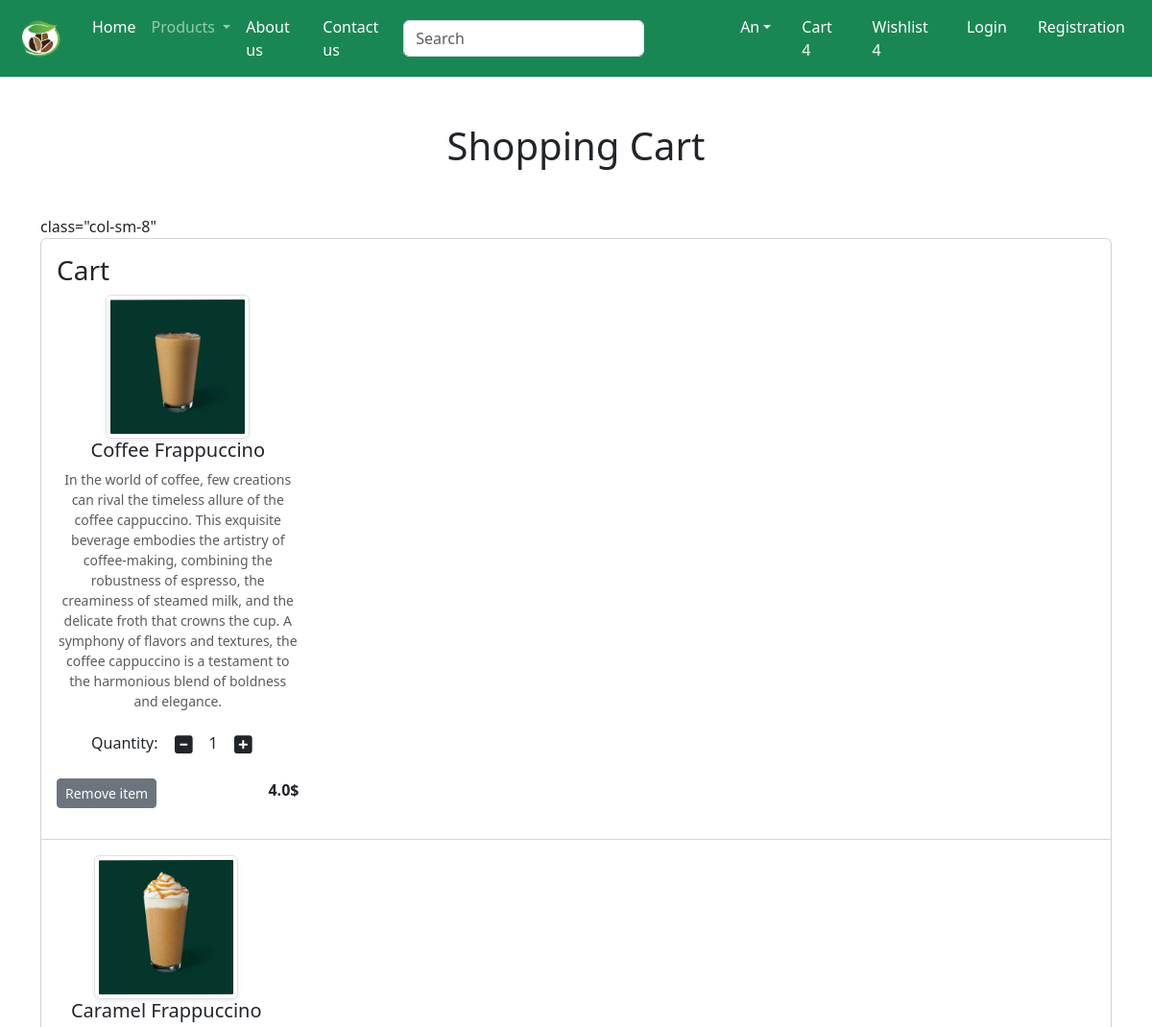
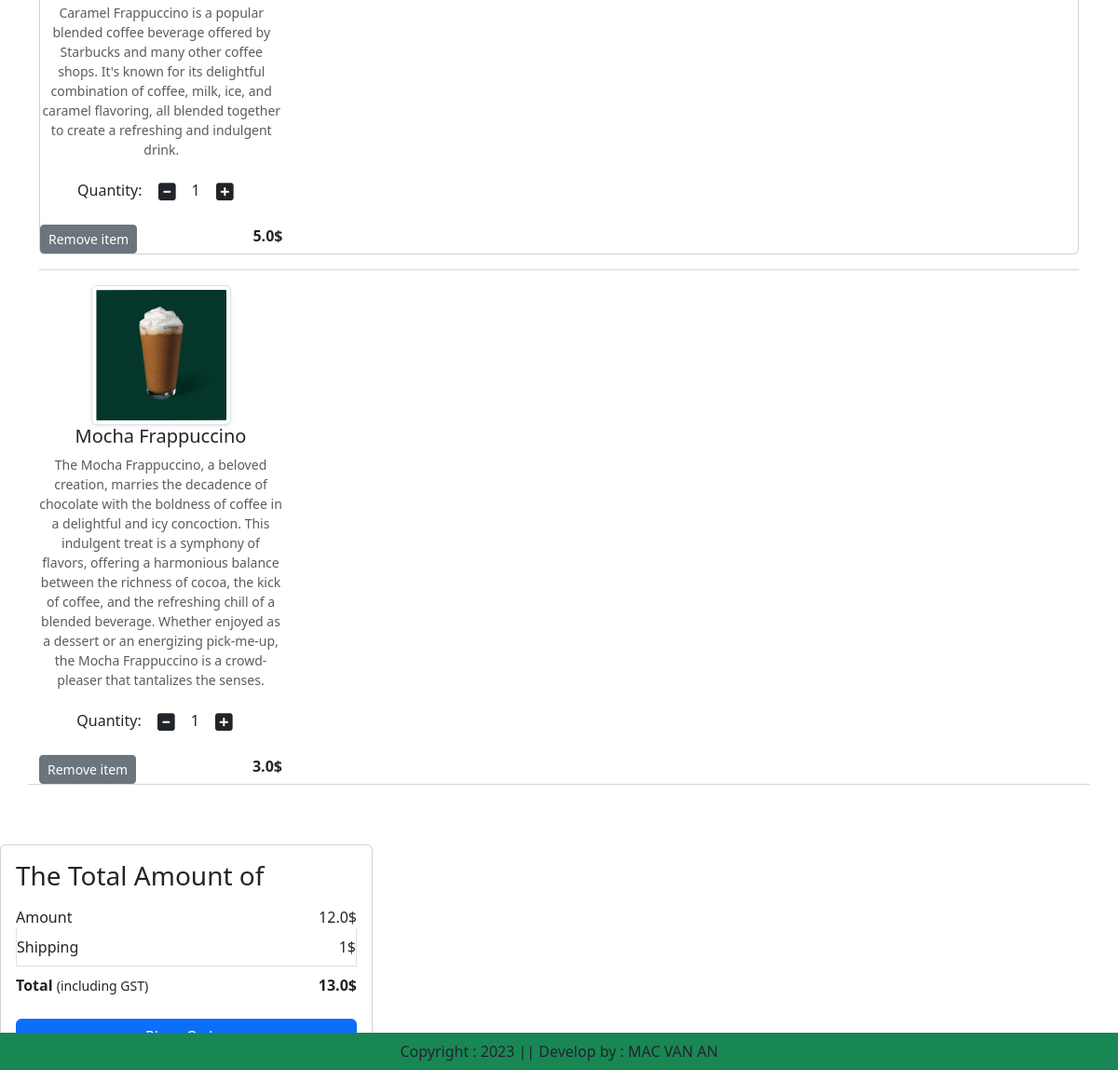
/checkout (signed in), run on the app's committed database (2 pictures, top to bottom).
### app/models.py (models this page shows, shortened)
class Cart(models.Model):
    user = models.ForeignKey(User,on_delete=models.CASCADE)
    product = models.ForeignKey(Product,on_delete=models.CASCADE)
    quantity = models.PositiveIntegerField(default=1)

class Product(models.Model):
    title = models.CharField(max_length=100)
    selling_price = models.FloatField()
    discounted_price = models.FloatField()
    description = models.TextField()
    composition = models.TextField(default='')
    prodapp = models.TextField(default='')
    category = models.CharField(choices=CATEGORY_CHOICES, max_length=3)
    product_image = models.ImageField(upload_to='product')

### app/views.py (the view)
# urls.py: path('checkout',views.show_cart,name='checkout'),
def show_cart(request):
    user = request.user
    cart = Cart.objects.filter(user=user)
    amount = 0
    for p in cart:
        value = p.quantity * p.product.discounted_price
        amount = amount + value
    totalamount = amount + 1
    return render(request,'app/addtocart.html',locals())

### app/templates/app/addtocart.html (shortened to what this page needs)
{% extends 'app/base.html' %}
{% load static %}
{% block main-content %}
<div class="container my-5">
 <div class="row">
 {% if cart %}
 <h1 class="text-center mb-5">Shopping Cart</h1>
 <div>class="col-sm-8"
 <div class="card">
    <div class="card-body">
     <h3>Cart</h3>
     {% for item in cart %}
     <div class="row">
      <div class="col-sm-3 text-center align-self-center"><img src="{{item.product.product_image.url}}" alt="" srcset="" class="img-fluid img-thumbnail shadow-sm" height="150" width="150"</div>
        <h5>{{item.product.title}}</h5>
        <p class="mb-2 text-muted small">{{item.product.description}}</p>
        <div class="my-3">
         <label for="quantity">Quantity:</label>
         <a class="minus-cart btn" pid="{{item.product.id}}"><i class="fas fa-minus-square fa-lg"></i></a>
           <span id="quantity">{{item.quantity}}</span>
        <a class="plus-cart btn" pid="{{item.product.id}}"><i class="fas fa-plus-square fa-lg"></i></a>
       </div>
       <div class="d-flex justify-content-between">
        <a href="#" class="remove-cart btn btn-sm btn-secondary mr-3" pid="{{item.product.id}}">Remove item</a>
        <p class="mb-0"><span><strong>{{item.product.discounted_price}}$</strong></span></p>
       </div>
      </div>
     </div>
    </div>
    <hr class="text-muted">
    {% endfor %}
   </div>
   </div>
  <div class="col-sm-4">
   <div class="card">
    <div class="card-body">
      <h3>The Total Amount of</h3>
      <ul class="list-group">
       <li class="list-group-item d-flex justify-content-between align-items-center border-0 px-0 pb-0">Amount<span id="amount">{{amount}}$</span></li>
       <li class="list-group-item d-flex justify-content-between align-items-center px-0">Shipping<span>1$</span></li>
       <li class="list-group-item d-flex justify-content-between align-items-center border-0 px-0 mb-3">
        <div>
           <strong>Total</strong> <small>(including GST)</small>
         </div>
         <span id="totalamount"><strong>{{totalamount}}$</strong></span>
       </li>
      </ul>
      <div class="d-grid"><a href="{% url 'checkout' %}"class="btn btn-primary">Place Order</a></div>
    </div>
   </div>
  </div>
  {% else %}
    <h1 class="text-center mb-5">Cart is Empty</h1>
{% endif %}
{% endblock main-content %}

### data on the page
Cart: product.product_image (picture), product "Coffee Frappuccino", product.description "In the world of coffee, few creations can rival the timeless allure of the coffee cappuccino. This exquisite beverage embodies the artistry of coffee-making, combining the robustness of espresso, the creaminess of steamed milk, and the delicate froth that crowns the cup. A symphony of flavors and textures, the coffee cappuccino is a testament to the harmonious blend of boldness and elegance.", quantity "1", product.discounted_price "4.0"
Cart: product.product_image (picture), product "Caramel Frappuccino", product.description "Caramel Frappuccino is a popular blended coffee beverage offered by Starbucks and many other coffee shops. It's known for its delightful combination of coffee, milk, ice, and caramel flavoring, all blended together to create a refreshing and indulgent drink.", quantity "1", product.discounted_price "5.0"
Cart: product.product_image (picture), product "Mocha Frappuccino", product.description "The Mocha Frappuccino, a beloved creation, marries the decadence of chocolate with the boldness of coffee in a delightful and icy concoction. This indulgent treat is a symphony of flavors, offering a harmonious balance between the richness of cocoa, the kick of coffee, and the refreshing chill of a blended beverage. Whether enjoyed as a dessert or an energizing pick-me-up, the Mocha Frappuccino is a crowd-pleaser that tantalizes the senses.", quantity "1", product.discounted_price "3.0"

### other printed values
{{ amount }} "12.0"
{{ totalamount }} "13.0"
